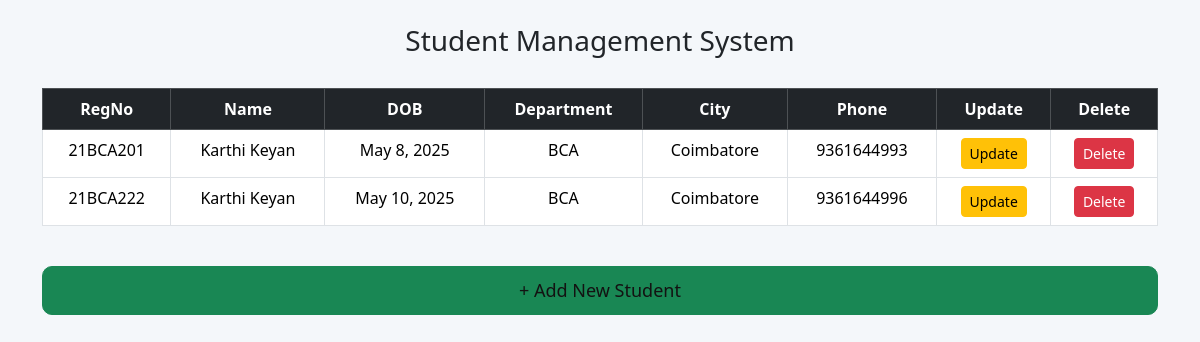
The page / on the database its author committed.
### app/models.py (models this page shows, shortened)
class Student(models.Model):
    regno = models.CharField(max_length=8, default="21BCA201", primary_key=True)
    name = models.CharField(
        max_length=100,
    )
    dob = models.DateField()
    department = models.CharField(max_length=50, default="BCA")
    city = models.CharField(
        max_length=100,
    )
    phone = models.CharField(max_length=10, unique=True)

### app/views.py (the view)
# urls.py: path("", views.read_view),
def read_view(request):
    student_datas = Student.objects.all()
    return render(request, "index.html", {"table_datas": student_datas})

### templates/index.html (shortened to what this page needs)
{% load static %}
<!DOCTYPE html>
<html lang="en">
  <head>
    <link
      href="https://cdn.jsdelivr.net/npm/bootstrap@5.3.6/dist/css/bootstrap.min.css"
      rel="stylesheet"
    />
    <link rel="stylesheet" href="{% static 'css/read.css' %}" />
  </head>
  <body>
    <div class="container py-4">
      <h1>Student Management System</h1>
      <div class="table-responsive">
        <table class="table table-bordered table-hover text-center">
          <thead class="table-dark">
            <tr>
              <th>RegNo</th>
              <th>Name</th>
              <th>DOB</th>
              <th>Department</th>
              <th>City</th>
              <th>Phone</th>
              <th>Update</th>
              <th>Delete</th>
            </tr>
          </thead>
          <tbody>
            {% for data in table_datas %}
            <tr>
              <td>{{ data.regno }}</td>
              <td>{{ data.name }}</td>
              <td>{{ data.dob }}</td>
              <td>{{ data.department }}</td>
              <td>{{ data.city }}</td>
              <td>{{ data.phone }}</td>
              <td>
                <a href="{% url "update" data.regno %}" class="btn btn-warning btn-sm">Update</a>
              </td>
              <td>
                <a href="{% url "delete" data.regno  %}" class="btn btn-danger btn-sm">Delete</a>
              </td>
            </tr>
            {% endfor %}
          </tbody>
        </table>
      </div>
      <a href="{% url "create" %}" class="btn btn-success mt-4 d-block mx-auto w-100 w-md-50">
        + Add New Student
      </a>
    </div>
  </body>
</html>

### app/static/css/read.css (style rules this page uses)
body { background: #f4f7fa; font-family: "Segoe UI", Tahoma, Geneva, Verdana, sans-serif; }
h1 { font-size: 28px; text-align: center; margin-bottom: 30px; }
.btn-success { padding: 10px; font-size: 18px; border-radius: 10px; font-weight: 500; color: #131212; }
.table-responsive { overflow-x: auto; }

### rows shown on the page
Student: regno "21BCA201", name "Karthi Keyan", dob "May 8, 2025", department "BCA", city "Coimbatore", phone "9361644993"
Student: regno "21BCA222", name "Karthi Keyan", dob "May 10, 2025", department "BCA", city "Coimbatore", phone "9361644996"
